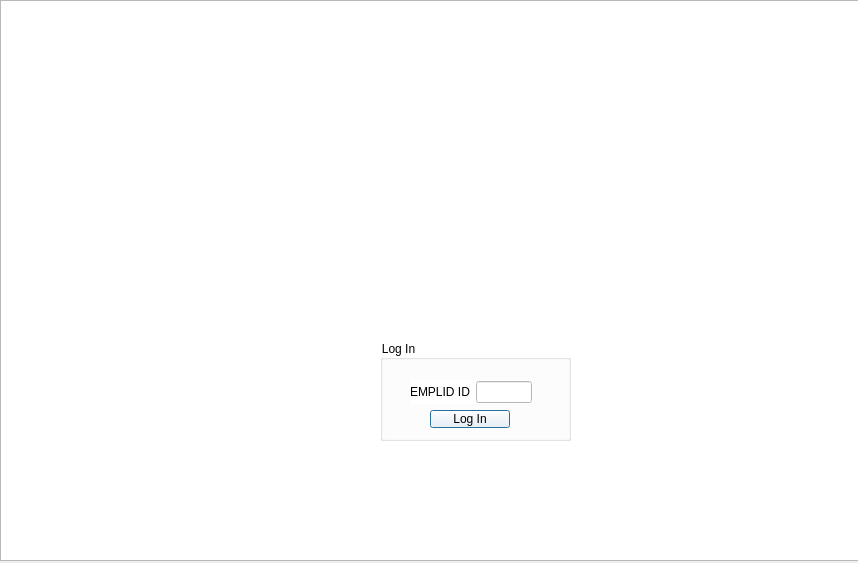
<?xml version="1.0" encoding="UTF-8"?>
<ui version="4.0">
 <class>Login</class>
 <widget class="QDialog" name="Login">
  <property name="geometry">
   <rect>
    <x>0</x>
    <y>0</y>
    <width>858</width>
    <height>563</height>
   </rect>
  </property>
  <property name="maximumSize">
   <size>
    <width>1000</width>
    <height>563</height>
   </size>
  </property>
  <property name="windowTitle">
   <string>Dialog</string>
  </property>
  <widget class="QGroupBox" name="groupBox">
   <property name="geometry">
    <rect>
     <x>380</x>
     <y>340</y>
     <width>191</width>
     <height>101</height>
    </rect>
   </property>
   <property name="styleSheet">
    <string notr="true">background-color: rgb(255, 255, 255);</string>
   </property>
   <property name="title">
    <string>Log In</string>
   </property>
   <widget class="QPushButton" name="pushButtonLogIn2">
    <property name="geometry">
     <rect>
      <x>50</x>
      <y>70</y>
      <width>80</width>
      <height>18</height>
     </rect>
    </property>
    <property name="text">
     <string>Log In</string>
    </property>
   </widget>
   <widget class="QWidget" name="">
    <property name="geometry">
     <rect>
      <x>30</x>
      <y>40</y>
      <width>122</width>
      <height>24</height>
     </rect>
    </property>
    <layout class="QHBoxLayout" name="horizontalLayout">
     <item>
      <widget class="QLabel" name="label">
       <property name="text">
        <string>EMPLID ID</string>
       </property>
      </widget>
     </item>
     <item>
      <widget class="QLineEdit" name="lineEditEmplidID"/>
     </item>
    </layout>
   </widget>
  </widget>
  <widget class="QGraphicsView" name="graphicsView">
   <property name="geometry">
    <rect>
     <x>0</x>
     <y>0</y>
     <width>861</width>
     <height>561</height>
    </rect>
   </property>
   <property name="maximumSize">
    <size>
     <width>1000</width>
     <height>563</height>
    </size>
   </property>
   <property name="styleSheet">
    <string notr="true">background-image: url(:/pics/WelcomePage.png);</string>
   </property>
  </widget>
  <zorder>graphicsView</zorder>
  <zorder>groupBox</zorder>
 </widget>
 <resources/>
 <connections/>
</ui>
